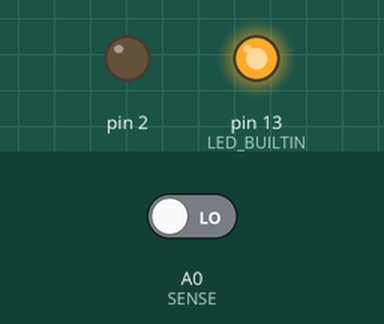
Recording of a sketch running on a simulated Arduino Uno, built with avr-gcc and run on an emulated ATmega328P. Parts: output pins drawn as LEDs (lit = HIGH). The inputs (shaded band) are chosen by the test bench; at power-on: A0 (SENSE) LOW.

Above: at 0.3 s.
Timing chart, 0 to 1.8 s (numbered marks = the images above):
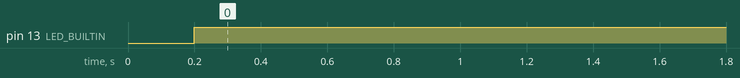

The sketch:

Anti_Sleep.ino
```cpp
#define SENSE A0 // EYE BLINK SENSOR
#define buzzer 2 // BUZZER

void setup()
{
pinMode(SENSE, INPUT);
pinMode(2, OUTPUT);
pinMode(LED_BUILTIN, OUTPUT);
}
void loop()
{
if(digitalRead(SENSE))
{
  digitalWrite(LED_BUILTIN, LOW);
  pinMode(2, LOW);
}
else
{
    delay (200);
    if(digitalRead(SENSE))
    {
  digitalWrite(LED_BUILTIN, LOW);
 pinMode(2, LOW);
}
    else
   digitalWrite(LED_BUILTIN, HIGH);
     pinMode(2, HIGH);
   }
}
```

Measured:
- by itself, pin 13 (LED_BUILTIN): LOW → HIGH at 0.20 s
